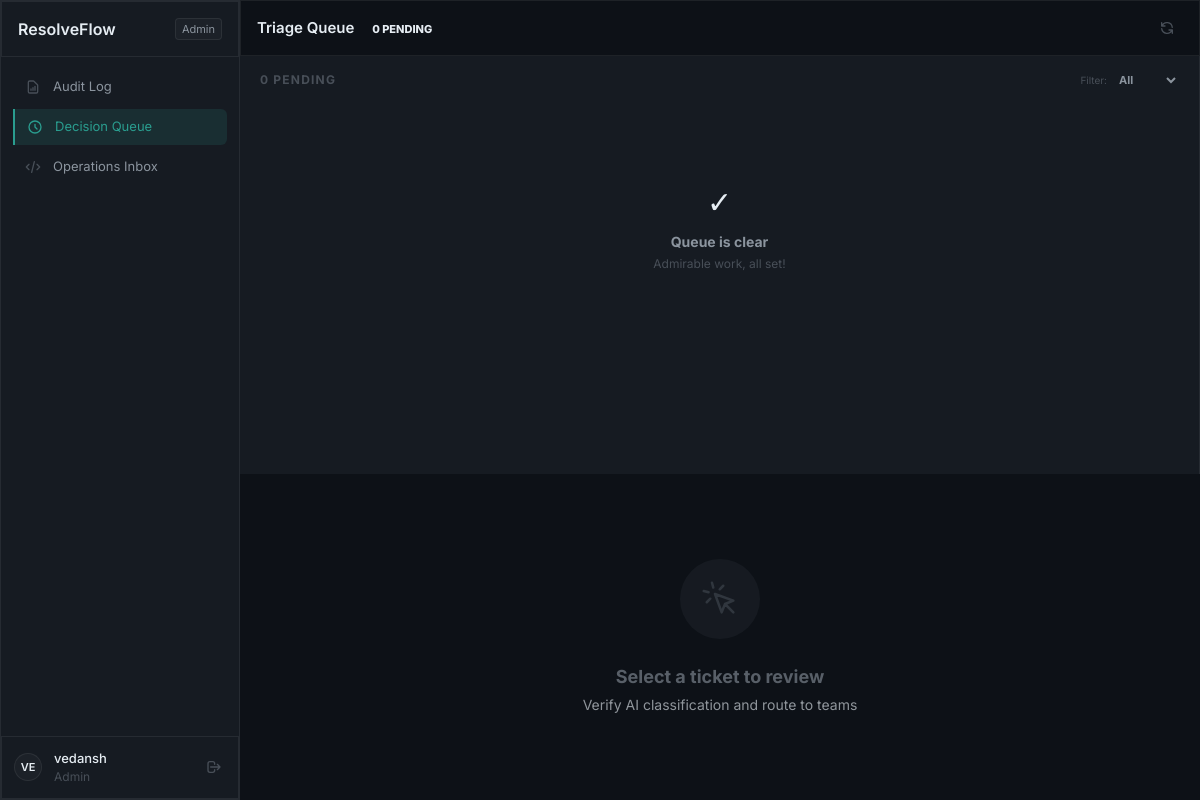
Before: /decision-queue (signed in) with the older database file.
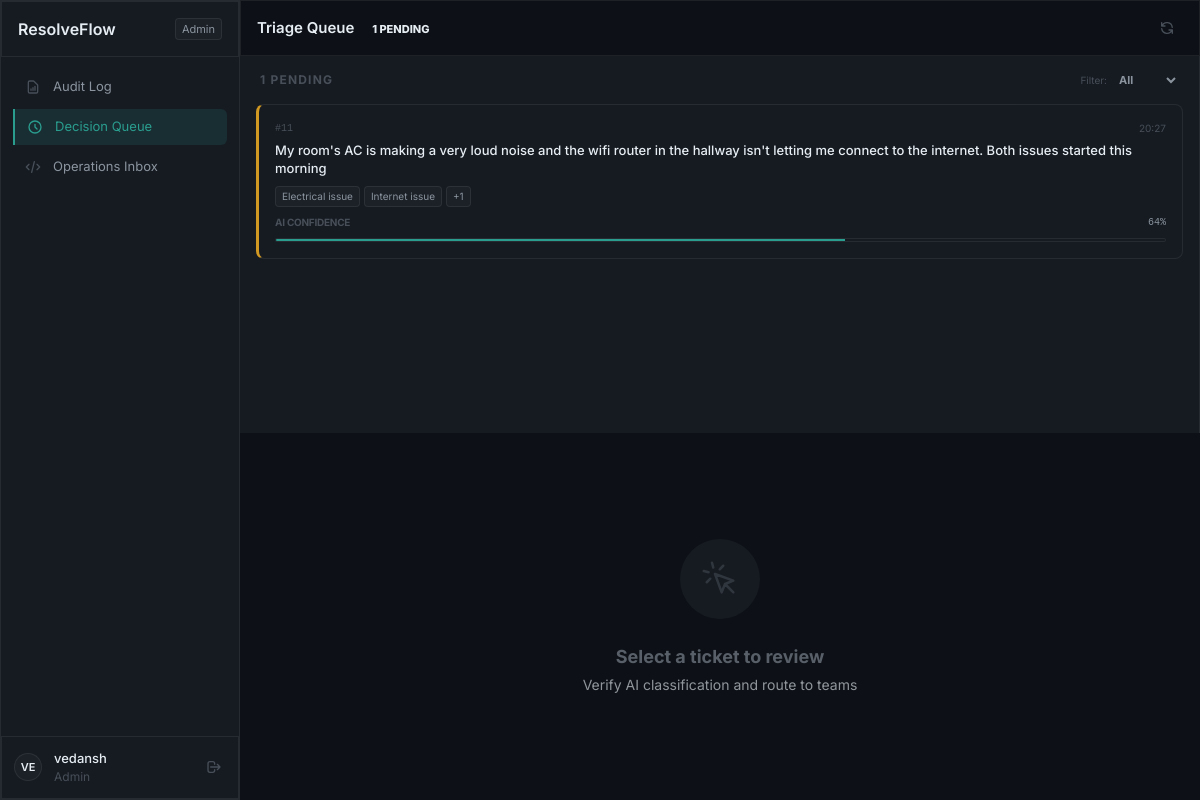
After: the same page with the newer database file.
### tables this page shows
CREATE TABLE complaints (
        id INTEGER PRIMARY KEY AUTOINCREMENT,
        student_name TEXT NOT NULL,
        student_id TEXT,
        complaint_text TEXT NOT NULL,
        predicted_issues TEXT,
        predicted_urgency TEXT,
        confidence_scores TEXT,
        routing_decision TEXT,
        routed_team TEXT,
        model_type TEXT,
        status TEXT DEFAULT 'SENT',
        timestamp TEXT NOT NULL
    , admin_notes TEXT, final_status_time TEXT, room_number TEXT, assignment_source TEXT, review_status TEXT DEFAULT 'PENDING', corrected_issues TEXT, corrected_urgency TEXT, corrected_team TEXT, review_notes TEXT, review_timestamp TEXT, user_id INTEGER, rating INTEGER, feedback TEXT);

### web/app.py (the view)
@app.route('/decision-queue')
@login_required
def decision_queue_page():
    if current_user.role != 'admin':
        return redirect(url_for('home'))
    priority_filter = request.args.get('priority')
    queue = get_decision_queue()
    if priority_filter and priority_filter.lower() in ['high', 'medium', 'low']:
        queue = [c for c in queue if c.get('predicted_urgency', '').lower() == priority_filter.lower()]
    return render_template('decision_panel.html', complaints=queue, active_priority=priority_filter, is_student=False, get_all_teams=get_all_teams)

### web/app.py (called while the page is built)
@login_manager.user_loader
def load_user(user_id):
    user_data = get_user_by_id(int(user_id))
    if user_data:
        return User(user_data)
    return None

@app.context_processor
def inject_user():
    return dict(user=current_user)

### web/database.py (called while the page is built)
def get_db_connection():
    conn = sqlite3.connect(DB_PATH)
    conn.row_factory = sqlite3.Row
    return conn

def get_assignments_map_for_complaint(complaint_id: int) -> List[Dict[str, Any]]:
    if not complaint_id: return []
    query = "SELECT * FROM assignments WHERE complaint_id = ?"
    try:
        with get_db_connection() as conn:
            rows = conn.execute(query, (complaint_id,)).fetchall()
            return [dict(r) for r in rows]
    except:
        return []

### web/model.py (called while the page is built)
def get_all_teams() -> List[str]:
    return [
        'Electrical Team',
        'Plumbing Team',
        'IT / Network Team',
        'Furniture & Infrastructure Team',
        'Housekeeping Team',
        'Mess Management',
        'Hostel Administration',
        'Accounts Department'
    ]

### frontend/templates/decision_panel.html (shortened to what the changed rows need)
{% extends "base.html" %}
{% block page_title %}
Triage Queue
<span class="ml-2 text-[11px] font-extrabold bg-accent-dim text-accent px-1.5 py-0.5 rounded">
    {{ complaints|length }} PENDING
</span>
{% endblock %}
{% block content %}
<div class="queue-container">
    <div class="ticket-list custom-scrollbar">
        <div class="flex items-center justify-between mb-4 px-1">
            <h3 class="text-xs font-bold text-muted uppercase tracking-widest">{{ complaints|length }} Pending</h3>
            <div class="flex items-center gap-2">
                <span class="text-[10px] text-muted">Filter:</span>
                <select id="urgency-filter" onchange="filterQueue(this.value)"
                    class="bg-transparent text-[11px] text-secondary font-bold focus:outline-none">
                </select>
            </div>
        </div>
        {% for c in complaints %}
        {% set conf_pct = ((c.review_confidence or 0) * 100) | int %}
        <div class="ticket-card interactive
                    {% if (conf_pct / 100.0) >= 0.85 %}confidence-high
                    {% elif (conf_pct / 100.0) >= 0.60 %}confidence-mid
                    {% else %}confidence-low{% endif %}" id="card-{{ c.id }}" data-ticket="{{ c|tojson|forceescape }}"
            onclick="selectTicket(JSON.parse(this.dataset.ticket))">
            <div class="flex justify-between items-start mb-1.5">
                <span class="text-[10px] font-mono text-muted">#{{ c.id }}</span>
                <span class="text-[10px] text-muted">{{ c.timestamp[11:16] }}</span>
            </div>
            <p class="text-[13px] font-medium text-primary line-clamp-2 leading-snug mb-2">{{ c.complaint_text }}</p>
            <div class="flex flex-wrap gap-1 mb-2">
                {% for pi in c.pending_issues[:2] %}
                <span class="tag">{{ pi.issue.replace('_', ' ').capitalize() }}</span>
                {% endfor %}
                {% if c.pending_issues|length > 2 %}
                <span class="tag">+{{ c.pending_issues|length - 2 }}</span>
                {% endif %}
            </div>
            <div class="flex items-center justify-between">
                <span class="text-[10px] text-muted font-bold uppercase tracking-tight">AI Confidence</span>
                <span class="text-[10px] text-secondary font-mono">{{ conf_pct }}%</span>
            </div>
            <div class="conf-bar-container">
                <div class="conf-bar-fill" style="width: {{ conf_pct }}%"></div>
            </div>
        </div>
        {% endfor %}
        {% if not complaints %}
        <div id="queue-empty" class="py-20 text-center">
            <div class="text-3xl mb-3 text-success">✓</div>
            <p class="text-secondary font-bold text-sm">Queue is clear</p>
            <p class="text-muted text-xs mt-1">Admirable work, all set!</p>
        </div>
        {% endif %}
    </div>
</div>
{% endblock %}

Changed rows visible on the page:
added complaints: id "11", timestamp "20:27", complaint_text "My room's AC is making a very loud noise and the wifi router in the hallway isn't letting me connect to the internet. Both issues started this morning", issue.replace "Electrical issue" "Internet issue", pending_issues|length "1", conf_pct "64"
Other visible differences:
{{ complaints|length }}: "0" → "1"
text no longer shown: "✓ Queue is clear Admirable work, all set!"
